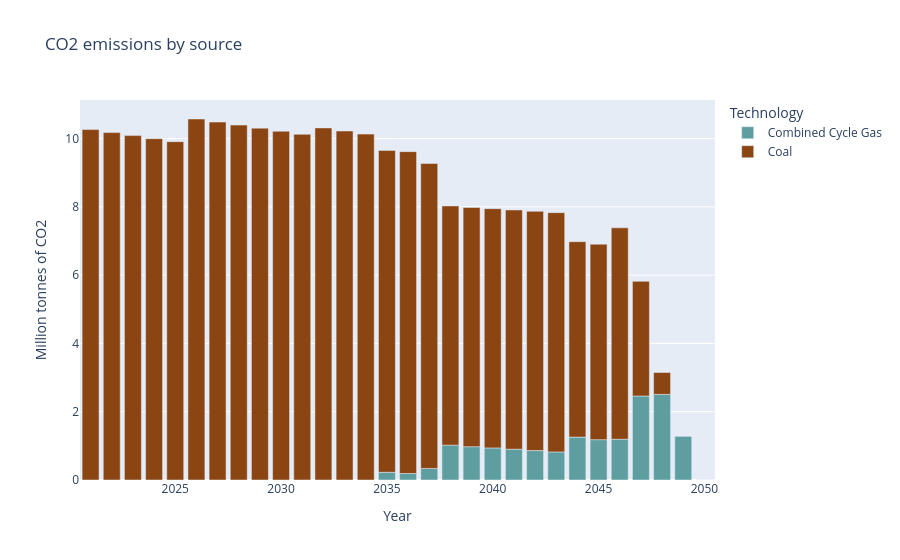

Write notebook code for a chart like this one.
### Markdown cell above
Climate

### Code cell
#Power sector emissions
emissions_df = dfs['AnnualTechnologyEmission'][dfs['AnnualTechnologyEmission'].TECHNOLOGY.str.startswith('DEM') | dfs['AnnualTechnologyEmission'].TECHNOLOGY.str.startswith('MIN') | dfs['AnnualTechnologyEmission'].TECHNOLOGY.str.startswith('PWR')].drop('REGION', axis=1)
# emissions_df['TECHNOLOGY'] = emissions_df['TECHNOLOGY'].str.replace('CCG', 'NGS', regex=True)
# emissions_df['TECHNOLOGY'] = emissions_df['TECHNOLOGY'].str.replace('OCG', 'NGS', regex=True)
emissions_fuel_df = df_filter(emissions_df,3,6,[])
df_plot(emissions_fuel_df,'Million tonnes of CO2','CO2 emissions by source')

### Figure 1 — Plotly figure (JSON) as saved in the notebook; plotly's stock layout.template omitted (floating-point values rounded to 4 significant figures)
{"data": [{"hovertemplate": "Technology=Combined Cycle Gas<br>Year=%{x}<br>Million tonnes of CO2=%{y}<extra></extra>", "legendgroup": "Combined Cycle Gas", "marker": {"color": "cadetblue", "pattern": {"shape": ""}}, "name": "Combined Cycle Gas", "orientation": "v", "showlegend": true, "textposition": "auto", "type": "bar", "x": [2021, 2022, 2023, 2024, 2025, 2026, 2027, 2028, 2029, 2030, 2031, 2032, 2033, 2034, 2035, 2036, 2037, 2038, 2039, 2040, 2041, 2042, 2043, 2044, 2045, 2046, 2047, 2048, 2049, 2050], "xaxis": "x", "y": [0.0, 0.0, 0.0, 0.0, 0.0, 0.0, 0.0, 0.0, 0.0, 0.0, 0.0, 0.0, 0.0, 0.0, 0.2259, 0.1908, 0.3382, 1.021, 0.9758, 0.9407, 0.9017, 0.8626, 0.8236, 1.256, 1.182, 1.194, 2.461, 2.507, 1.287, 0.0], "yaxis": "y"}, {"hovertemplate": "Technology=Coal<br>Year=%{x}<br>Million tonnes of CO2=%{y}<extra></extra>", "legendgroup": "Coal", "marker": {"color": "saddlebrown", "pattern": {"shape": ""}}, "name": "Coal", "orientation": "v", "showlegend": true, "textposition": "auto", "type": "bar", "x": [2021, 2022, 2023, 2024, 2025, 2026, 2027, 2028, 2029, 2030, 2031, 2032, 2033, 2034, 2035, 2036, 2037, 2038, 2039, 2040, 2041, 2042, 2043, 2044, 2045, 2046, 2047, 2048, 2049, 2050], "xaxis": "x", "y": [10.26, 10.17, 10.09, 9.997, 9.909, 10.57, 10.48, 10.39, 10.3, 10.21, 10.12, 10.31, 10.22, 10.13, 9.426, 9.426, 8.93, 7.006, 7.006, 7.006, 7.006, 7.006, 7.006, 5.724, 5.724, 6.19, 3.358, 0.6412, 0.0, 0.0], "yaxis": "y"}], "layout": {"barmode": "relative", "legend": {"title": {"text": "Technology"}, "tracegroupgap": 0}, "title": {"text": "CO2 emissions by source"}, "xaxis": {"anchor": "y", "domain": [0, 1], "title": {"text": "Year"}}, "yaxis": {"anchor": "x", "domain": [0, 1], "title": {"text": "Million tonnes of CO2"}}}}
